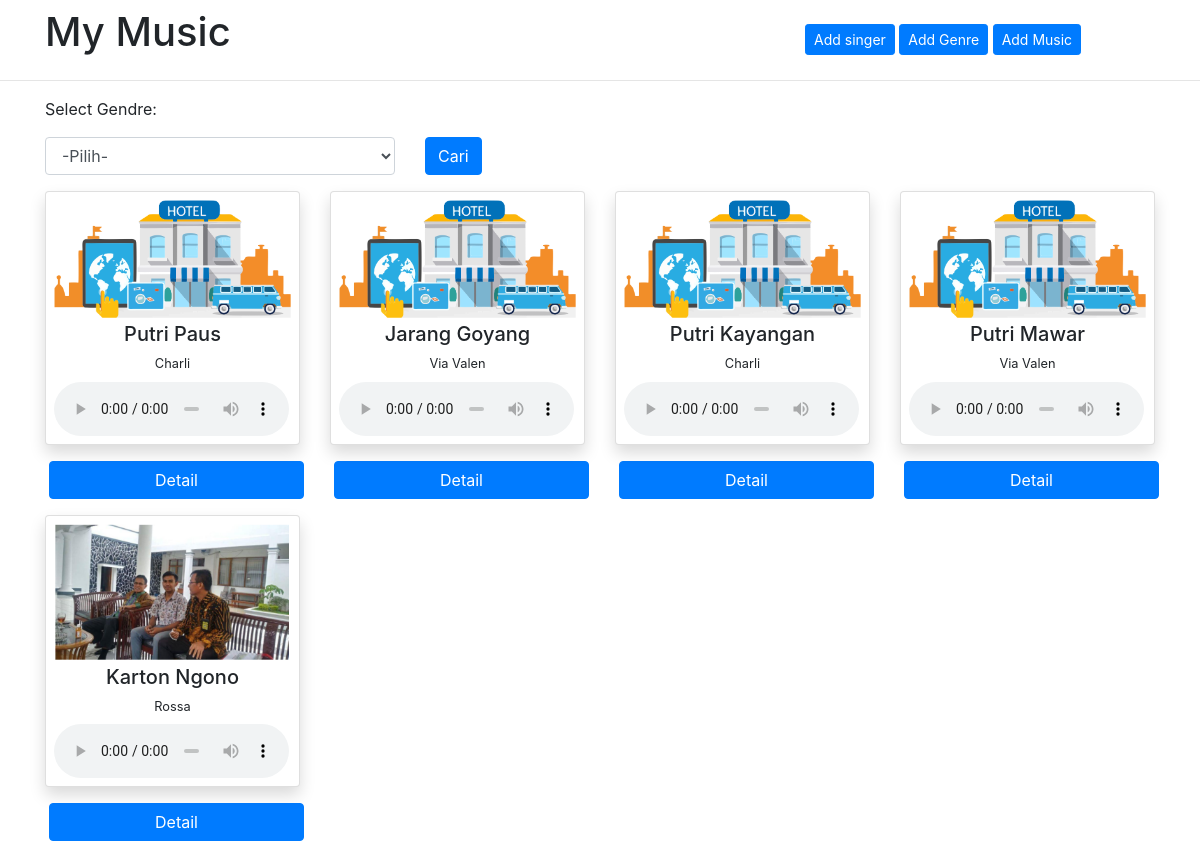
The page / on the database its author committed.
### tables this page shows
CREATE TABLE `music` (
  `id` int(11) NOT NULL,
  `title` varchar(50) DEFAULT NULL,
  `durasi` varchar(20) DEFAULT NULL,
  `id_genre` int(11) DEFAULT NULL,
  `id_singer` int(11) DEFAULT NULL,
  `photo` varchar(100) DEFAULT NULL,
  `deskripsi` text
);

CREATE TABLE `singer` (
  `id_singer` int(11) NOT NULL,
  `nama` varchar(30) DEFAULT NULL
);

### fungsi.php (called while the page is built, shortened)
<?php
$host="localhost";
$user="root";
$pass="";
$db="music";
$con=mysqli_connect($host,$user,$pass,$db);
function tampil($key)
{
  global $con;
  $row=[];
  $query=mysqli_query($con,$key);
   while($rows=mysqli_fetch_assoc($query))
   {
     $row[]=$rows;
   }
 return $row;
}

### index.php (the view, shortened to what this page needs)
<?php
include 'fungsi.php';
 $sql_all="select music.id,music.title,music.durasi,music.photo,music.deskripsi,singer.nama as 'penyanyi',genre.nama as 'genre' from music inner join genre on music.id_genre=genre.id_genre inner join singer on music.id_singer=singer.id_singer";
 $show_all=tampil($sql_all);
?>
<!DOCTYPE html>
<html>
<head>
<link rel="stylesheet" href="https://stackpath.bootstrapcdn.com/bootstrap/4.4.1/css/bootstrap.min.css">
</head>
<body>
<section class="mt-2">
	<div class="container">
		<div class="row">
			<div class="col-lg-8">
			<h1>My Music</h1>
			</div>
			<div class="col-lg-4 mt-3">
				 <a href=""  data-toggle="modal" data-target="#add" class="btn btn-primary btn-sm">Add singer</a>
				 <a href=""  data-toggle="modal" data-target="#addg" class="btn btn-primary btn-sm">Add Genre</a>
				 <a href=""  data-toggle="modal" data-target="#addm" class="btn btn-primary btn-sm">Add Music</a>
			</div>
		</div>
	</div>
</section>
	<hr>
<section>
	<div class="container mt-3">
<form method="post" action="">
		<div class="row mb-3">
			<div class="col-lg-4">
				 Select Gendre:
				 <select name="genre" class="form-control mt-3" required>
	                <option value="">-Pilih-</option>
	             </select>
			</div>
			<div class="col-lg-3 mt-4">
				<button type="submit" class="btn btn-primary mt-3" name="src">Cari</button>
			</div>
		</div>
</form>
		<div class="row">
			<?php foreach ($show_all as $all): ?>
			<div class="col-lg-3">
				<div class="card shadow text-center p-2">
					<div class="row">
						<div class="col-lg-12"><img src="<?=$all['photo']?>" class="img-fluid"></div>
					</div>
					<h5 class="mt-1"><?=$all['title']?></h5>
					<small><?=$all['penyanyi']?></small>
					<audio controls class="audio-control mt-2" style="max-width: 235px">
					<source src="audio.ogg" type="audio/ogg">
					<source src="audio.mp3">
					</audio>
				</div>
				 <a href=""  data-toggle="modal" data-target="#dat<?=$all['id']?>" class="btn btn-primary ml-1 btn-block mt-3 mb-3">Detail</a>
			</div>
			<?php endforeach;?>
		</div>
	</div>
</section>
</body>
</html>

### rows shown on the page
music: photo (placeholder picture), title "Putri Paus", id_singer.nama "Charli"
music: photo (placeholder picture), title "Jarang Goyang", id_singer.nama "Via Valen"
music: photo (placeholder picture), title "Putri Kayangan", id_singer.nama "Charli"
music: photo (placeholder picture), title "Putri Mawar", id_singer.nama "Via Valen"
music: photo (picture), title "Karton Ngono", id_singer.nama "Rossa"
